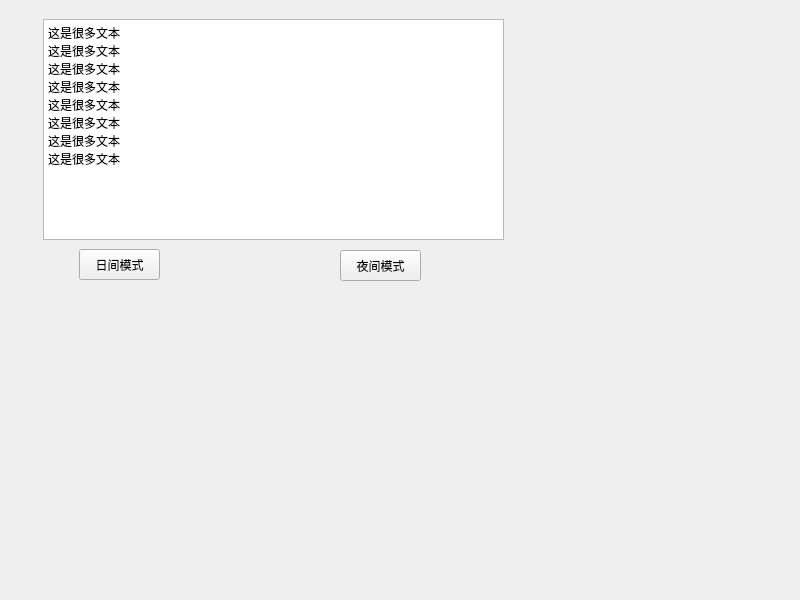
<?xml version="1.0" encoding="UTF-8"?>
<ui version="4.0">
 <class>Widget</class>
 <widget class="QWidget" name="Widget">
  <property name="geometry">
   <rect>
    <x>0</x>
    <y>0</y>
    <width>800</width>
    <height>600</height>
   </rect>
  </property>
  <property name="windowTitle">
   <string>Widget</string>
  </property>
  <widget class="QTextEdit" name="textEdit">
   <property name="geometry">
    <rect>
     <x>43</x>
     <y>19</y>
     <width>461</width>
     <height>221</height>
    </rect>
   </property>
   <property name="html">
    <string>&lt;!DOCTYPE HTML PUBLIC &quot;-//W3C//DTD HTML 4.0//EN&quot; &quot;http://www.w3.org/TR/REC-html40/strict.dtd&quot;&gt;
&lt;html&gt;&lt;head&gt;&lt;meta name=&quot;qrichtext&quot; content=&quot;1&quot; /&gt;&lt;style type=&quot;text/css&quot;&gt;
p, li { white-space: pre-wrap; }
&lt;/style&gt;&lt;/head&gt;&lt;body style=&quot; font-family:'SimSun'; font-size:9pt; font-weight:400; font-style:normal;&quot;&gt;
&lt;p style=&quot; margin-top:0px; margin-bottom:0px; margin-left:0px; margin-right:0px; -qt-block-indent:0; text-indent:0px;&quot;&gt;这是很多文本&lt;/p&gt;
&lt;p style=&quot; margin-top:0px; margin-bottom:0px; margin-left:0px; margin-right:0px; -qt-block-indent:0; text-indent:0px;&quot;&gt;这是很多文本&lt;/p&gt;
&lt;p style=&quot; margin-top:0px; margin-bottom:0px; margin-left:0px; margin-right:0px; -qt-block-indent:0; text-indent:0px;&quot;&gt;这是很多文本&lt;/p&gt;
&lt;p style=&quot; margin-top:0px; margin-bottom:0px; margin-left:0px; margin-right:0px; -qt-block-indent:0; text-indent:0px;&quot;&gt;这是很多文本&lt;/p&gt;
&lt;p style=&quot; margin-top:0px; margin-bottom:0px; margin-left:0px; margin-right:0px; -qt-block-indent:0; text-indent:0px;&quot;&gt;这是很多文本&lt;/p&gt;
&lt;p style=&quot; margin-top:0px; margin-bottom:0px; margin-left:0px; margin-right:0px; -qt-block-indent:0; text-indent:0px;&quot;&gt;这是很多文本&lt;/p&gt;
&lt;p style=&quot; margin-top:0px; margin-bottom:0px; margin-left:0px; margin-right:0px; -qt-block-indent:0; text-indent:0px;&quot;&gt;这是很多文本&lt;/p&gt;
&lt;p style=&quot; margin-top:0px; margin-bottom:0px; margin-left:0px; margin-right:0px; -qt-block-indent:0; text-indent:0px;&quot;&gt;这是很多文本&lt;/p&gt;&lt;/body&gt;&lt;/html&gt;</string>
   </property>
  </widget>
  <widget class="QPushButton" name="pushButton">
   <property name="geometry">
    <rect>
     <x>79</x>
     <y>249</y>
     <width>81</width>
     <height>31</height>
    </rect>
   </property>
   <property name="text">
    <string>日间模式</string>
   </property>
  </widget>
  <widget class="QPushButton" name="pushButton_2">
   <property name="geometry">
    <rect>
     <x>340</x>
     <y>250</y>
     <width>81</width>
     <height>31</height>
    </rect>
   </property>
   <property name="text">
    <string>夜间模式</string>
   </property>
  </widget>
 </widget>
 <resources/>
 <connections/>
</ui>
